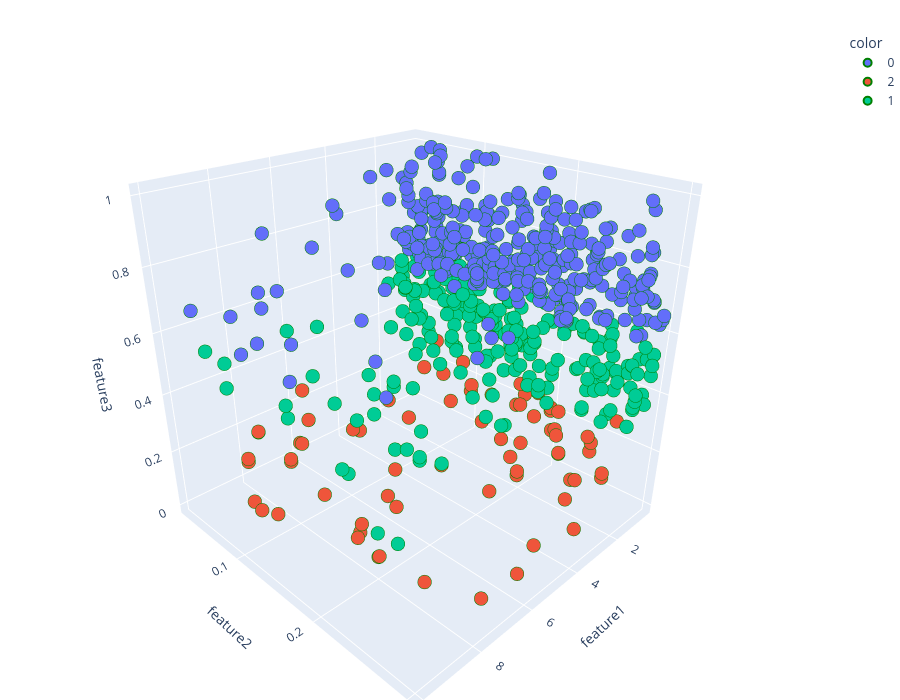

Notebook code for this chart:
### Code cell
fig = px.scatter_3d(df2, x=df2['feature1'], y=df2['feature2'], 
                   z=df2['feature3'], color = df2['target'].astype('str'), width=900, height=700)

fig.update_traces(marker = dict(size = 8, line = dict(width = 2, color='green')),
                 selector = dict(mode='markers'))

fig.update_layout(margin=dict(l=0, r=0, t=30, b=0),            # removes the white space
                  scene_camera=dict(eye=dict(x=1.4, y=1.4, z=1.0)))   # zooms in a little

fig.show()

### Figure 1 — Plotly figure (JSON) as saved in the notebook; plotly's stock layout.template omitted (floating-point values rounded to 4 significant figures; data arrays with more than 128 entries replaced by an {"elided": "..."} marker saying what was removed)
{"data": [{"hovertemplate": "color=0<br>feature1=%{x}<br>feature2=%{y}<br>feature3=%{z}<extra></extra>", "legendgroup": "0", "marker": {"color": "#636efa", "line": {"color": "green", "width": 2}, "size": 8, "symbol": "circle"}, "mode": "markers", "name": "0", "scene": "scene", "showlegend": true, "type": "scatter3d", "x": {"elided": "357 float values"}, "y": {"elided": "357 float values"}, "z": {"elided": "357 float values"}}, {"hovertemplate": "color=2<br>feature1=%{x}<br>feature2=%{y}<br>feature3=%{z}<extra></extra>", "legendgroup": "2", "marker": {"color": "#EF553B", "line": {"color": "green", "width": 2}, "size": 8, "symbol": "circle"}, "mode": "markers", "name": "2", "scene": "scene", "showlegend": true, "type": "scatter3d", "x": [6.9, 1.27, 7.27, 1.94, 0.96, 7.82, 6.46, 7.48, 2.81, 3.87, 7.62, 2.46, 1.37, 0.72, 8.64, 1.6, 4.61, 1.78, 1.27, 8.71, 1.73, 8.56, 9.33, 3.33, 1.95, 4.36, 9.19, 5.7, 6.85, 1.91, 1.84, 0.79, 6.25, 1.38, 6.95, 5.87, 1.03, 1.2, 1.29, 1.99, 8.65, 1.1, 0.79, 6.83, 3.56, 0.61, 0.65, 1.51, 1.38, 4.15, 6.72, 4.21, 0.5, 1.69, 1.2, 1.77, 3.12, 7.44, 5.46, 2.0, 1.56, 1.23, 0.75, 1.69, 6.72, 2.46, 1.91, 7.82, 1.23, 8.64], "y": [0.065, 0.223, 0.154, 0.259, 0.253, 0.038, 0.044, 0.158, 0.279, 0.084, 0.188, 0.293, 0.138, 0.164, 0.056, 0.204, 0.115, 0.195, 0.217, 0.225, 0.047, 0.055, 0.228, 0.277, 0.234, 0.222, 0.119, 0.15, 0.278, 0.196, 0.135, 0.169, 0.051, 0.183, 0.179, 0.029, 0.195, 0.241, 0.161, 0.189, 0.07, 0.256, 0.108, 0.091, 0.03, 0.171, 0.271, 0.063, 0.149, 0.04, 0.038, 0.268, 0.052, 0.235, 0.107, 0.264, 0.133, 0.235, 0.28, 0.237, 0.091, 0.214, 0.08, 0.235, 0.038, 0.293, 0.196, 0.038, 0.214, 0.056], "z": [0.157, 0.265, 0.0, 0.1, 0.149, 0.2, 0.105, 0.0, 0.0, 0.218, 0.0, 0.211, 0.105, 0.182, 0.158, 0.234, 0.027, 0.127, 0.187, 0.15, 0.0, 0.0, 0.298, 0.136, 0.247, 0.12, 0.11, 0.0, 0.0, 0.022, 0.264, 0.273, 0.196, 0.238, 0.164, 0.261, 0.284, 0.031, 0.065, 0.072, 0.0, 0.193, 0.162, 0.0, 0.0, 0.228, 0.274, 0.227, 0.228, 0.047, 0.033, 0.0, 0.284, 0.146, 0.292, 0.259, 0.0, 0.0, 0.0, 0.232, 0.239, 0.254, 0.078, 0.149, 0.043, 0.196, 0.007, 0.202, 0.264, 0.169]}, {"hovertemplate": "color=1<br>feature1=%{x}<br>feature2=%{y}<br>feature3=%{z}<extra></extra>", "legendgroup": "1", "marker": {"color": "#00cc96", "line": {"color": "green", "width": 2}, "size": 8, "symbol": "circle"}, "mode": "markers", "name": "1", "scene": "scene", "showlegend": true, "type": "scatter3d", "x": {"elided": "233 float values"}, "y": {"elided": "233 float values"}, "z": {"elided": "233 float values"}}], "layout": {"height": 700, "legend": {"title": {"text": "color"}, "tracegroupgap": 0}, "margin": {"b": 0, "l": 0, "r": 0, "t": 30}, "scene": {"camera": {"eye": {"x": 1.4, "y": 1.4, "z": 1}}, "domain": {"x": [0, 1], "y": [0, 1]}, "xaxis": {"title": {"text": "feature1"}}, "yaxis": {"title": {"text": "feature2"}}, "zaxis": {"title": {"text": "feature3"}}}, "width": 900}}
